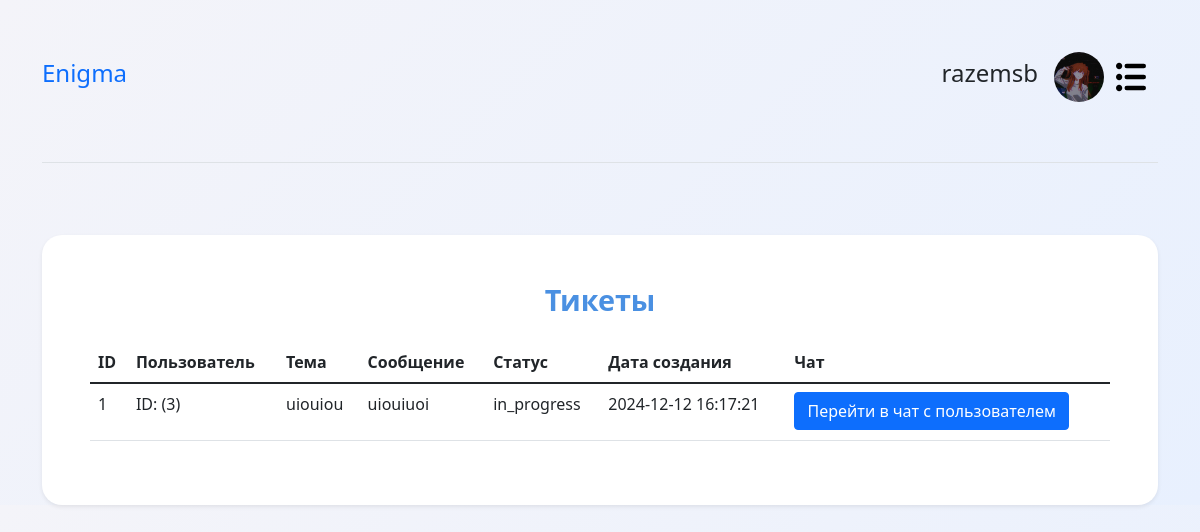
The page /admin/admin_profile?section=tickets (signed in) on the database its author committed.
### tables this page shows
CREATE TABLE `users` (
  `ID` int(11) NOT NULL,
  `Login` varchar(25) NOT NULL,
  `Password` varchar(60) NOT NULL,
  `Email` varchar(50) NOT NULL,
  `avatar` varchar(100) NOT NULL,
  `orders_count` int(11) NOT NULL,
  `date_reg` datetime NOT NULL,
  `is_admin` enum('user','admin','system_admin') NOT NULL,
  `is_active` enum('active','banned') NOT NULL
);

CREATE TABLE `tickets` (
  `id` int(11) NOT NULL,
  `user_id` int(11) NOT NULL,
  `title` varchar(255) NOT NULL,
  `description` text NOT NULL,
  `status` enum('open','in_progress','closed') DEFAULT 'open',
  `created_at` timestamp NOT NULL DEFAULT CURRENT_TIMESTAMP ON UPDATE CURRENT_TIMESTAMP,
  `taken_by` varchar(255) DEFAULT NULL
);

### admin/admin_profile.php (the view, shortened to what this page needs)
<?php
require_once '../database/database.php';
$sql = "SELECT * FROM users WHERE ID = ?";
$stmt = $conn->prepare($sql);
$stmt->bind_param('i', $_SESSION['user_id']);
$stmt->execute();
$result = $stmt->get_result();
$user = $result->fetch_assoc();
$section = isset($_GET['section']) ? $_GET['section'] : 'none';
?>
<!DOCTYPE html>
<html lang="en">
<head>
    <link rel="stylesheet" href="https://cdn.jsdelivr.net/npm/bootstrap@5.1.3/dist/css/bootstrap.min.css">
    <link rel="stylesheet" href="../css/main.css">
</head>
<body>
<header>
    <div class="container">
        <div class="row">
            <div class="col-12">
                <div class="d-flex flex-column flex-md-row align-items-center pb-3 mb-4 border-bottom">
                    <a href="" class="d-flex align-items-center text-decoration-none">
                        <span class="fs-4 enigma_logo">Enigma</span>
                    </a>
                    <nav class="d-inline-flex mt-2 mt-md-0 ms-md-auto">
                    <?php if (isset($_SESSION['user_auth'])): ?>
                    <div class="d-flex flex-column flex-md-row align-items-center pb-3 mb-4 mt-5">
                    <h3 class="fs-4"><?= $user['Login']; ?></h3>
                    <img src="<?= '../'.$user['avatar']; ?>" class="rounded-circle mt-1 mb-1 ms-3" style="width: 50px; height: 50px; object-fit: cover;">
                    </div>
                    <?php else: ?>
                    <?php endif; ?>
                        <button class="navbar-toggler border-0 mt-2" type="button" data-bs-toggle="offcanvas" data-bs-target="#sideMenu" aria-controls="sideMenu"><img src="../icons/menu.svg" style="width: 30px; height: 30px; object-fit: cover;"></button>
                    </nav>
                </div>
            </div>
        </div>
    </div>
</header>
<?php if($section == 'none'): ?>
    <div class="container mt-5">
    <h2>Привет <?= $_SESSION['user_login'] ?>!</h2>
    </div>
<?php elseif($section == 'tickets'): ?>
<?php
    $query_tickets = "SELECT * FROM tickets WHERE taken_by = ?";
    $stmt_tickets = $conn->prepare($query_tickets);
    $stmt_tickets->bind_param('s', $_SESSION['user_login']);
    $stmt_tickets->execute();
    $result_tickets = $stmt_tickets->get_result();
?>
    <div class="container mt-5">
        <div class="row">
            <div class="col-12">
                <div class="card shadow-sm border-0 rounded-4">
                    <div class="card-body p-5">
                        <h5 class="card-title text-center mb-4">Тикеты</h5>
                        <div class="table-responsive">
                            <table class="table table-hover">
                                <thead>
                                    <tr>
                                        <th scope="col">ID</th>
                                        <th scope="col">Пользователь</th>
                                        <th scope="col">Тема</th>
                                        <th scope="col">Сообщение</th>
                                        <th scope="col">Статус</th>
                                        <th scope="col">Дата создания</th>
                                        <th scope="col">Чат</th>
                                    </tr>
                                </thead>
                                <tbody>
                                    <?php if($result_tickets && $result_tickets->num_rows > 0): ?>
                                    <?php while ($ticket = $result_tickets->fetch_assoc()): ?>
                                        <tr>
                                            <td><?= htmlspecialchars($ticket['id']) ?></td>
                                            <td><p>ID: (<?= htmlspecialchars($ticket['user_id']) ?>)</p></td>
                                            <td><?= htmlspecialchars($ticket['title']) ?></td>
                                            <td><?= htmlspecialchars($ticket['description']) ?></td>
                                            <td><?= htmlspecialchars($ticket['status']) ?></td>
                                            <td><?= htmlspecialchars($ticket['created_at']) ?></td>
                                            <td><a href="chat?id=<?= urlencode($ticket['user_id']) ?>" class="btn btn-primary">Перейти в чат с пользователем</a></td>
                                        </tr>
                                    <?php endwhile; ?>
                                    <?php else: ?>
                                        <tr>
                                            <td colspan="5">Нет взятых тикетов</td>
                                        </tr>
                                    <?php endif; ?>
                                </tbody>
                            </table>
                        </div>
                    </div>
                </div>
            </div>
        </div>
    </div>
<?php endif; ?>
</body>
</html>

### css/main.css (style rules this page uses)
.container { opacity: 0; transition: opacity 1.1s; }
.container.loaded { opacity: 1; }
html { scroll-behavior: smooth; }
body { background: linear-gradient(135deg, #f4f4f9, #e8f0fe); overflow-x: hidden; transition: background-color 0,4s ease, color 0,4s ease; }
.card { background-color: white; border-radius: 20px; box-shadow: 0 10px 30px rgba(0, 0, 0, 0.1); }
.card-title { font-size: 1.8rem; font-weight: bold; color: #4a90e2; }
.navbar-toggler img { width: 50px; height: 50px; object-fit: cover; }

### rows shown on the page
users: Login "razemsb", avatar (picture)
tickets: id "1", user "3", title "uiouiou", description "uiouiuoi", status "in_progress", created_at "2024-12-12 16:17:21"
